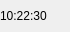
<?xml version="1.0" encoding="UTF-8"?>
<ui version="4.0">
 <class>Clock</class>
 <widget class="QMainWindow" name="Clock">
  <property name="geometry">
   <rect>
    <x>0</x>
    <y>0</y>
    <width>70</width>
    <height>32</height>
   </rect>
  </property>
  <property name="sizePolicy">
   <sizepolicy hsizetype="Minimum" vsizetype="Minimum">
    <horstretch>0</horstretch>
    <verstretch>0</verstretch>
   </sizepolicy>
  </property>
  <property name="contextMenuPolicy">
   <enum>Qt::NoContextMenu</enum>
  </property>
  <property name="windowTitle">
   <string>Clock</string>
  </property>
  <widget class="QWidget" name="centralWidget">
   <property name="sizePolicy">
    <sizepolicy hsizetype="Minimum" vsizetype="Minimum">
     <horstretch>0</horstretch>
     <verstretch>0</verstretch>
    </sizepolicy>
   </property>
   <widget class="QLabel" name="timeValue">
    <property name="geometry">
     <rect>
      <x>0</x>
      <y>0</y>
      <width>71</width>
      <height>31</height>
     </rect>
    </property>
    <property name="sizePolicy">
     <sizepolicy hsizetype="MinimumExpanding" vsizetype="MinimumExpanding">
      <horstretch>0</horstretch>
      <verstretch>0</verstretch>
     </sizepolicy>
    </property>
    <property name="cursor">
     <cursorShape>ArrowCursor</cursorShape>
    </property>
    <property name="contextMenuPolicy">
     <enum>Qt::NoContextMenu</enum>
    </property>
    <property name="autoFillBackground">
     <bool>false</bool>
    </property>
    <property name="text">
     <string>10:22:30</string>
    </property>
    <property name="textFormat">
     <enum>Qt::PlainText</enum>
    </property>
    <property name="margin">
     <number>5</number>
    </property>
    <property name="textInteractionFlags">
     <set>Qt::NoTextInteraction</set>
    </property>
   </widget>
  </widget>
 </widget>
 <layoutdefault spacing="6" margin="11"/>
 <resources/>
 <connections/>
</ui>
